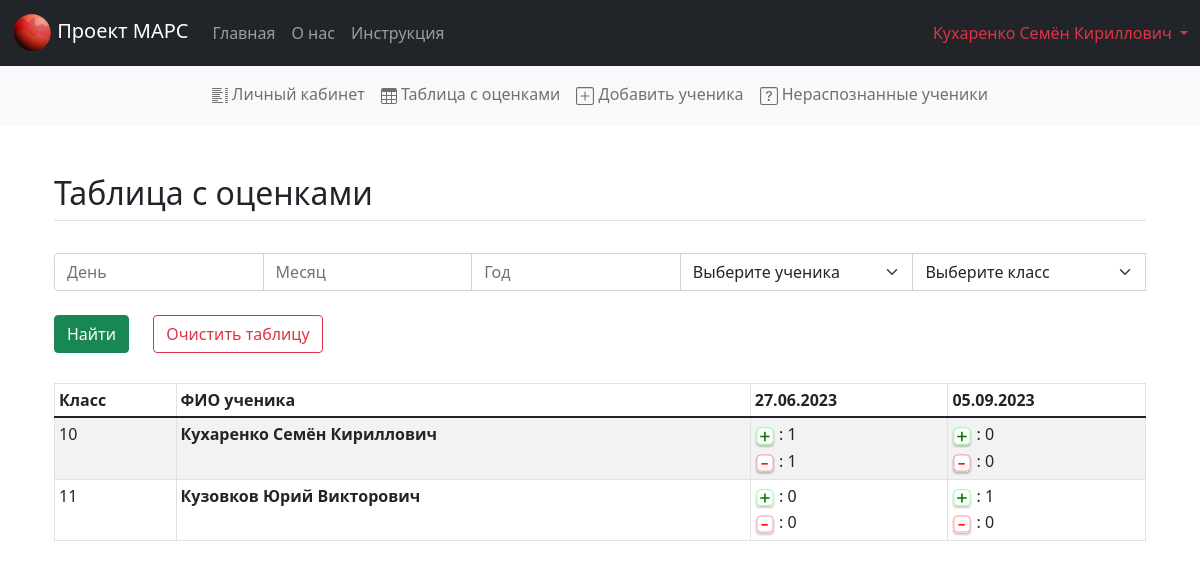
Page /lk/results/filter=-&0&0 (signed in) on the committed database.
### system.py (models this page shows, shortened)
class Teacher(db.Model):
    id = db.Column(db.Integer, primary_key=True)
    name = db.Column(db.String(50))
    login = db.Column(db.String(50), unique=True)
    psw = db.Column(db.String(500), unique=True)

class Student(db.Model):
    id = db.Column(db.Integer, primary_key=True)
    name = db.Column(db.String(50))
    grade = db.Column(db.Integer)
    teacher_id = db.Column(db.Integer, db.ForeignKey("teacher.id"))

### app.py (the view, shortened to what this page needs)
@app.route('/lk/results/filter=<string:filter>', methods=['POST', 'GET'])
def data_results(filter):
    teacher_id = session.get('user_id')
    if teacher_id is None:
        return redirect('/error_no_access')
    error = None
    student_list = db.session.query(Student).filter_by(teacher_id=teacher_id).all()
    all_student_names = []
    for student in student_list:
        all_student_names.append(student.name)
    all_student_names.sort()
    params = filter.split('&')
    if len(params) != 3:
        return 404
    name, grade, min_date = params[0], int(params[1]), int(params[2])
    query = db.session.query(Mark, Student).join(Student).filter(Mark.date >= min_date)
    query = query.filter_by(teacher_id=teacher_id)
    if name != '-':
        query = query.filter_by(name=name)
    if grade != 0:
        query = query.filter_by(grade=grade)
    all_marks_list = query.all()
    student_info_list, marks_dates_list = [], []
    for mark, student in all_marks_list:
        student_info_list.append((student.grade, student.name))
        marks_dates_list.append(mark.date)
    student_info_list = sorted(list(set(student_info_list)))
    marks_dates_list = sorted(list(set(marks_dates_list)))
    student_dict, marks_dict = {}, {}
    marks_info = [[[0, 0] for _ in range(len(marks_dates_list))] for _ in range(len(student_info_list))]
    for i in range(len(student_info_list)):
        student_dict[student_info_list[i][1]] = i
    for i in range(len(marks_dates_list)):
        marks_dict[marks_dates_list[i]] = i
    for mark, student in all_marks_list:
        marks_info[student_dict[student.name]][marks_dict[mark.date]][0 if mark.type == 1 else 1] += 1
    for i in range(len(marks_dates_list)):
        date = marks_dates_list[i]
        day = date % 100
        date //= 100
        month = date % 100
        date //= 100
        year = date
        marks_dates_list[i] = form_string_date(day, month, year)
    return render_template("results.html",
                           all_student_names=all_student_names,
                           student_info_list=student_info_list,
                           marks_dates_list=marks_dates_list,
                           student_len=len(student_info_list),
                           marks_len=len(marks_dates_list),
                           marks_info=marks_info, error=error)

### app.py (called while the page is built)
@app.before_request
def load_logged_in_user():
    session.permanent = True
    app.permanent_session_lifetime = timedelta(minutes=SESSION_DUR)
    teacher_id = session.get('user_id')
    if teacher_id is None:
        g.teacher_name = None
    else:
        g.teacher_name = db.session.get(Teacher, teacher_id).name

### funcs.py (called while the page is built)
def add_signs(val, k):
    val = str(val)
    if len(val) < k:
        val = ('0' * (k - len(val))) + val
    return val

def form_string_date(day, month, year):
    return add_signs(day, 2) + '.' + add_signs(month, 2) + '.' + add_signs(year, 4)

### templates/results.html (shortened to what this page needs)
{% extends 'base.html' %}
{% block body %}
<div class="container px-4 py-5" id="body">
<h2 class="pb-2 border-bottom">Таблица с оценками</h2>
<br>
<form method="post" enctype="multipart/form-data">
    <div class="input-group">
        <input name="day" id="day" type="text" class="form-control" placeholder="День">
        <input name="month" id="month" type="text" class="form-control" placeholder="Месяц">
        <input name="year" id="year" type="text" class="form-control" placeholder="Год">
    <br>
    <select name='name-choice' class="form-select">
    <option><a href="#" class="d-block text-decoration-none dropdown-toggle" id="dropdownUser2" data-bs-toggle="dropdown" aria-expanded="false">
        Выберите ученика
    </a></option>
    </select><br>
    <select name='grade-choice' class="form-select">
    <option><a href="#" class="d-block text-decoration-none dropdown-toggle" id="dropdownUser3" data-bs-toggle="dropdown" aria-expanded="false">
        Выберите класс
    </a></option>
    </select><br>
    </div>
    <br>
    <button type="submit" class="btn btn-success" style="margin-right: 20px;" onclick="onClick(document.getElementById('body'))">Найти</button>
    <a href="/lk/delete_all"><button type="button" class="btn btn-outline-danger">Очистить таблицу</button></a>
    <table class="table table-bordered table-striped table-sm" style="margin-top: 30px;">
        <thead>
        <tr>
            <th scope="col">Класс</th>
            <th scope="col">ФИО ученика</th>
            {% for date in marks_dates_list %}
                <th scope="col">{{ date }}</th>
            {% endfor %}
        </tr>
        </thead>
        <tbody>
            {% for i in range(student_len) %}
            <tr>
                <td>{{ student_info_list[i][0] }}</td>
                <th scope="row">{{ student_info_list[i][1] }}</th>
                {% for j in range(marks_len) %}
                    <td><img src="{{ url_for('static', filename='img/green.svg') }}" alt="" width="20px"> : {{marks_info[i][j][0]}}
                        <br>
                        <img src="{{ url_for('static', filename='img/red.svg') }}" alt="" width="20px"> : {{marks_info[i][j][1]}}
                    </td>
                {% endfor %}
            </tr>
            {% endfor %}
        </tbody>
    </table>
</form>
</div>
{% endblock %}

### templates/base.html (shortened to what this page needs)
<!DOCTYPE html>
<html lang="en">
<head>
    <link href="{{url_for('static', filename = 'css/bootstrap.min.css')}}" rel="stylesheet">
</head>
<body>
<nav class="navbar navbar-expand-sm navbar-dark bg-dark" aria-label="navbar">
  <div class="container-fluid">
    <a class="navbar-brand" href="/">
      <img src="{{url_for('static', filename = 'img/project-mars-icon.svg')}}" width="40" height="40">
      Проект МАРС
    </a>
    <div class="collapse navbar-collapse">
      <ul class="navbar-nav me-auto mb-2 mb-sm-0">
        <li class="nav-item">
          <a class="nav-link" href="/">Главная</a>
        </li>
        <li class="nav-item">
          <a class="nav-link" href="/about">О нас</a>
        </li>
        <li class="nav-item">
          <a class="nav-link" href="/instruction">Инструкция</a>
        </li>
      </ul>
    </div>
    {% if g.teacher_name %}
    <div class="flex-shrink-0 dropdown">
        <a href="#" class="d-block text-decoration-none dropdown-toggle text-danger" id="dropdownUser2" data-bs-toggle="dropdown" aria-expanded="false">
          {{ g.teacher_name }}
        </a>
      </div>
    {% else %}
    <div class="col-md-3 text-end">
      <a href="/login"><button type="button" class="btn btn-outline-danger me-2">Вход</button></a>
      <a href="/register"><button type="button" class="btn btn-danger">Регистрация</button></a>
    </div>
    {% endif %}
  </div>
</nav>
  {% if g.teacher_name %}
    <nav class="navbar navbar-expand-sm navbar-light bg-light">
      <div class="collapse navbar-collapse" id="navbarsExample03">
        <ul class="navbar-nav me-auto mb-2 mb-sm-1" style="margin: auto;">
          <li class="nav-item">
            <a href="/lk" class="nav-link">
                Личный кабинет
            </a>
          </li>
          <li class="nav-item">
            <a href = "/lk/results/filter=-&0&0" class="nav-link">
              Таблица с оценками
            </a>
          </li>
          <li class="nav-item">
            <a href = "/lk/add_student" class="nav-link">
              Добавить ученика
            </a>
          </li>
          <li class="nav-item">
            <a href="/lk/undefined_students" class="nav-link">
              Нераспознанные ученики
          </a>
          </li>
        </ul>
    </div>
  </nav>
  {% endif %}
  {% block body %} {% endblock %}
</body>
</html>

### rows in the picture
Teacher: teacher_name "Кухаренко Семён Кириллович"
Student: name "Кухаренко Семён Кириллович"
Student: name "Кузовков Юрий Викторович"

### other values in the picture
{{ date }} "27.06.2023" "05.09.2023"
{{ student_info_list[i][0] }} "10" "11"
{{ marks_info[i][j][0] }} "1" "0" "0" "1"
{{ marks_info[i][j][1] }} "1" "0" "0" "0"
